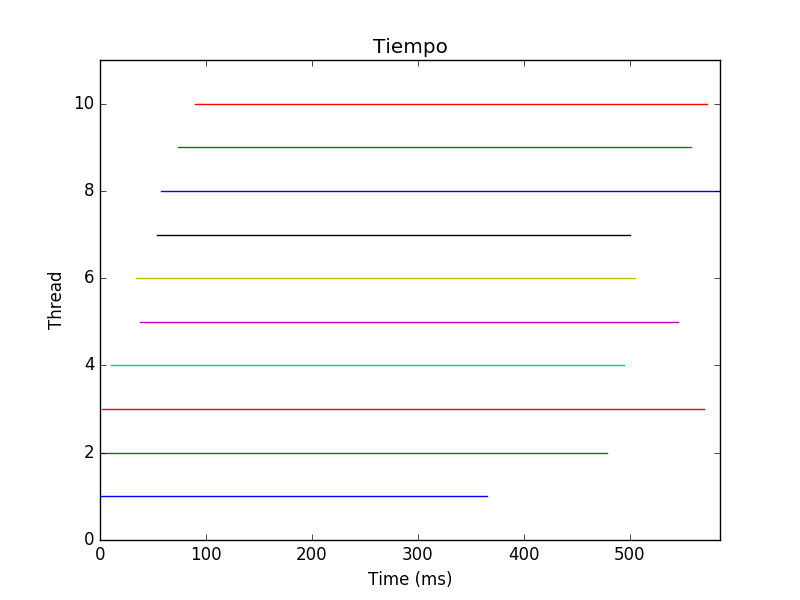

This figure's Python source:
"""
=============================
Demo of the errorbar function
=============================

This exhibits the most basic use of the error bar method.
In this case, constant values are provided for the error
in both the x- and y-directions.
"""

import numpy as np
import matplotlib.pyplot as plt

# example data

plt.axis([0, 585, 0, 11])

plt.title(r'Tiempo')
plt.ylabel('Thread')
plt.xlabel('Time (ms)')

plt.plot([1,365], [1,1],label="Thread 1")
plt.plot([1,478], [2,2])
plt.plot([2,570], [3,3])
plt.plot([10,494], [4,4])
plt.plot([38,545], [5,5])
plt.plot([34,505], [6,6])
plt.plot([54,500], [7,7])
plt.plot([58,585], [8,8])
plt.plot([74,558], [9,9])
plt.plot([90,573], [10,10])

plt.show()
